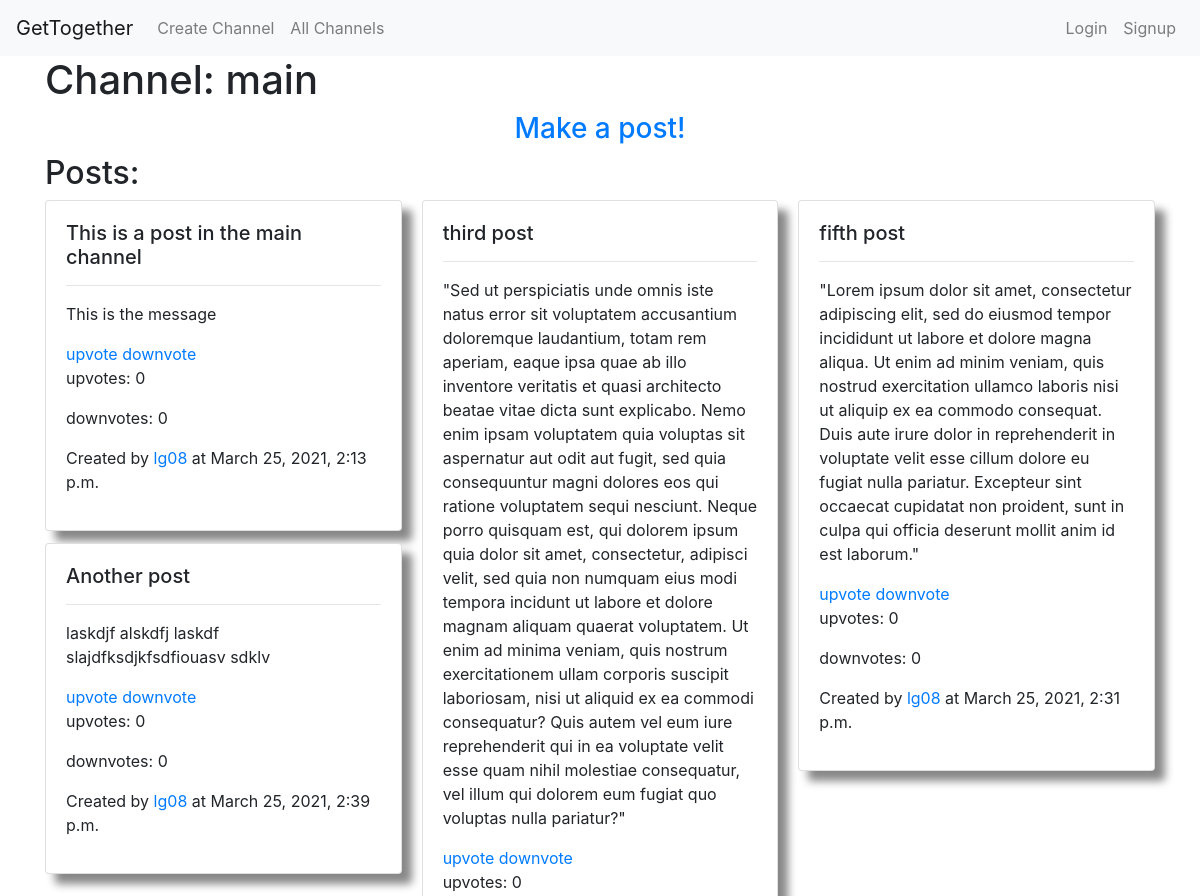
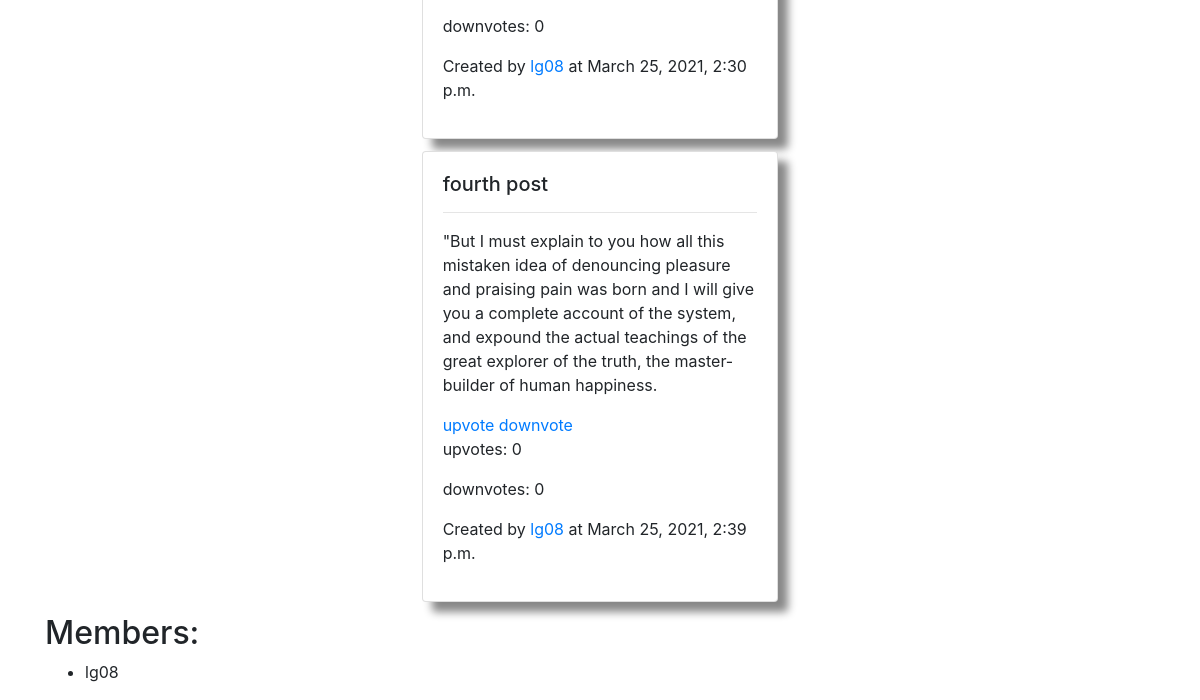
Page /channels/1/ on the earlier database version (2 pictures, top to bottom).
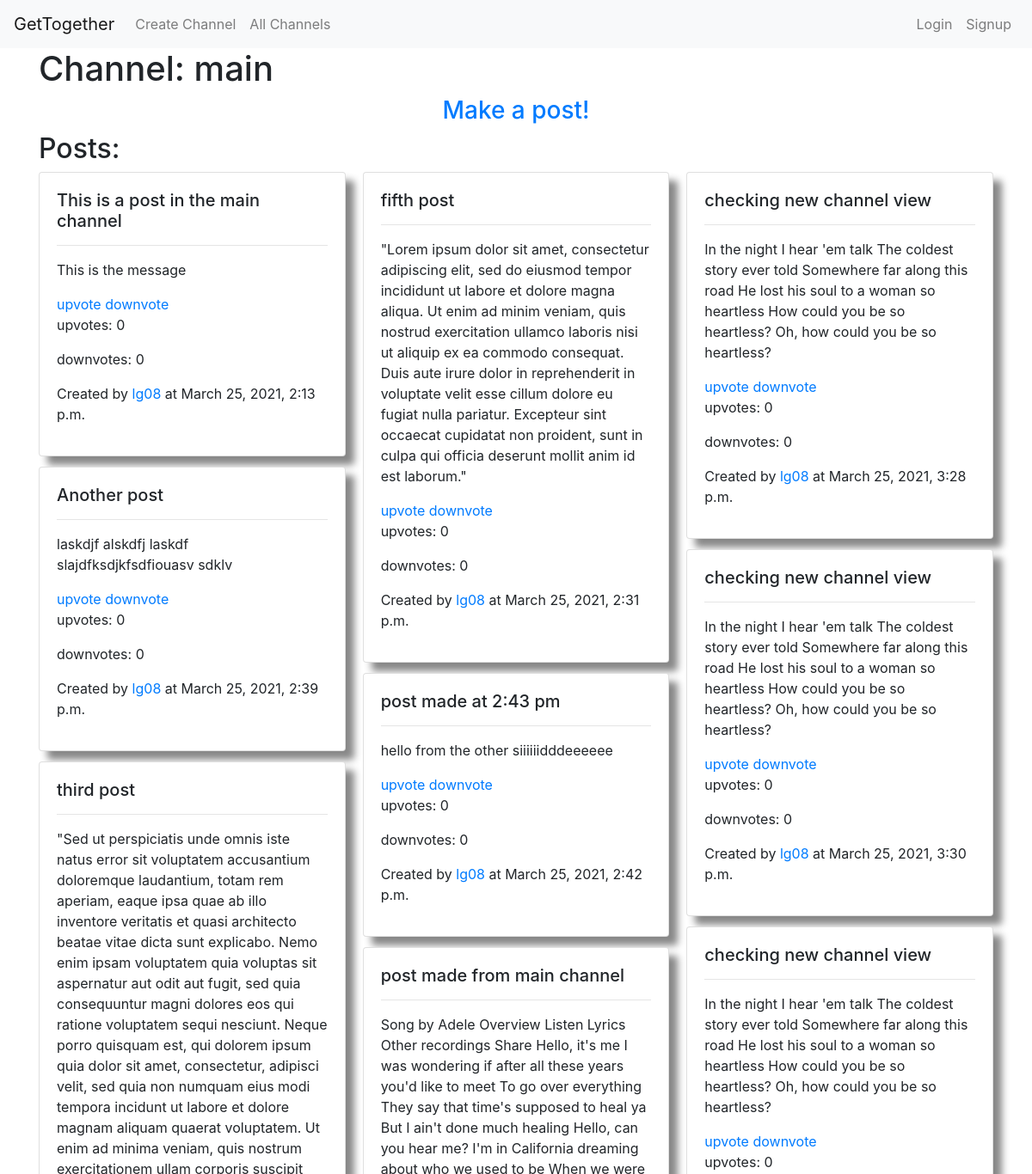
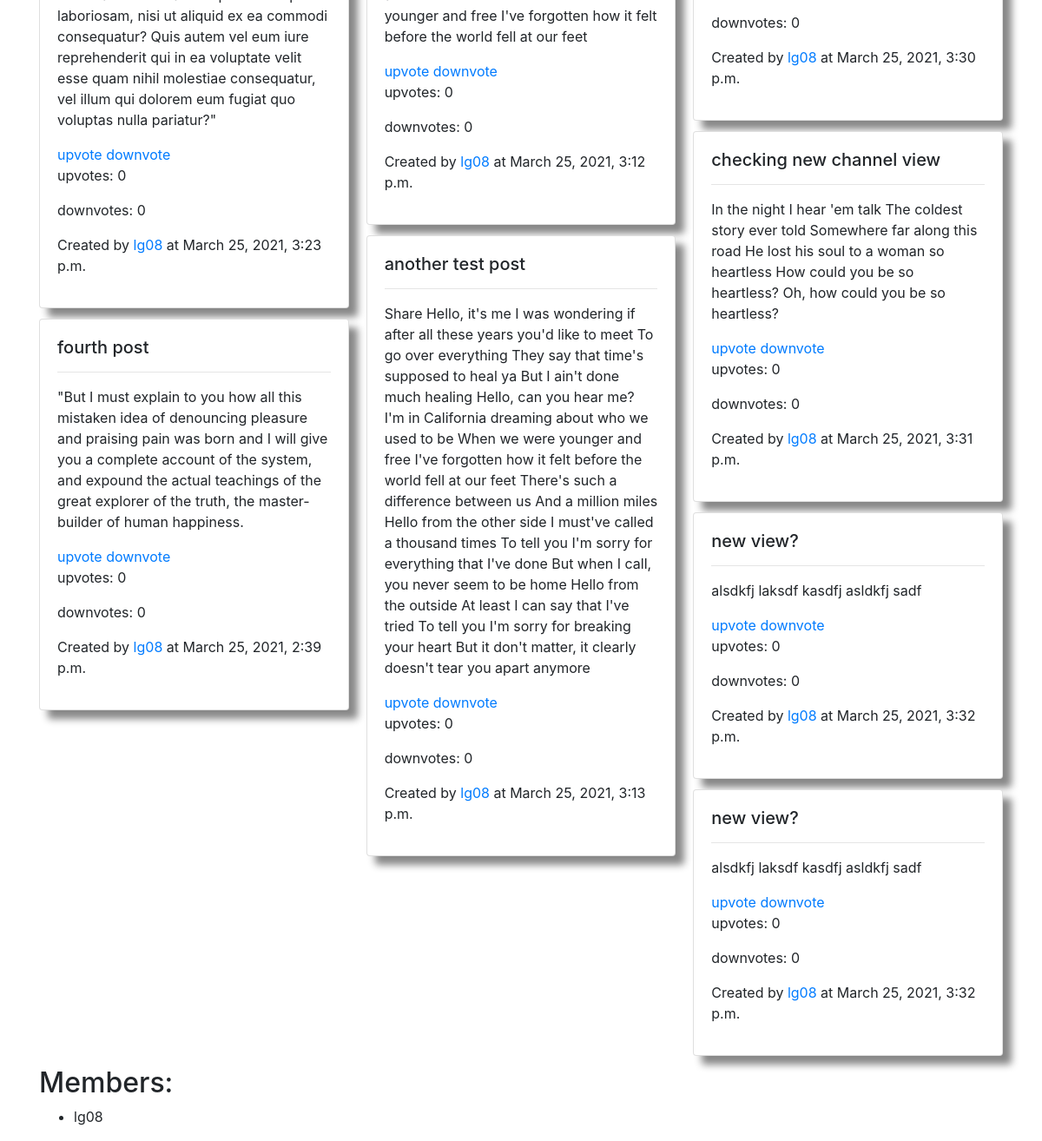
Same page on the later database version (2 pictures, top to bottom).
### channels/models.py (models this page shows, shortened)
class Channel(models.Model):
    title = models.CharField(
        null=False,
        blank=False,
        max_length=50,
        default="title here",
        unique=True,
    )
    location = models.IntegerField(default=95818) # TODO: change this
    members = models.ManyToManyField(User)

### posts/models.py (models this page shows, shortened)
class Post(models.Model):
    creator = models.ForeignKey(
        User,
        on_delete=models.CASCADE
    )
    title = models.CharField(
        null=False,
        blank=False,
        max_length=50,
        default="title here"
    )
    message = models.CharField(
        null=False,
        blank=False,
        max_length=50,
        default="message here"
    )
    created_at = models.DateTimeField(
        auto_now_add=True
    )
    channel = models.ForeignKey(
        Channel,
        on_delete=models.CASCADE,
    )
    num_of_upvotes = models.IntegerField(default=0)
    num_of_downvotes = models.IntegerField(default=0)

### channels/views.py (the view)
def channel_posts(request, channel_pk):
    this_channel = get_object_or_404(Channel, pk=channel_pk)
    all_channel_posts = Post.objects.filter(
        channel=this_channel
    )
    all_channel_users = this_channel.members.all()
    context = {
        'posts': all_channel_posts,
        'channel_name': this_channel.title,
        'channel_members': all_channel_users,
        'channel': this_channel,
    }
    return render(request,  "channels/channel.html", context)

### channels/templates/channels/channel.html (shortened to what this page needs)
{% extends 'base.html' %}
{% block body %}
    <div class="container">
        <h1>Channel: {{ channel_name }}</h1>
        <center><h3><a href="{% url "posts:create" channel.pk %}">Make a post!</a></center></h3>
        <h2>Posts:</h2>
        <div class="card-columns">
            {% include 'channels/_post_listings.html' %}
        </div>
        <h2>Members:</h2>
        <ul>
            {% for member in channel_members %}
                <li>{{ member }}</li>
            {% endfor %}
        </ul>
    </div>
{% endblock %}

### templates/base.html (shortened to what this page needs)
<!doctype html>
{% load static %}
<html lang="en">
    <head>
        <link rel="stylesheet" href="https://maxcdn.bootstrapcdn.com/bootstrap/4.0.0/css/bootstrap.min.css">
        <link href="{% static 'master.css' %}" rel="stylesheet"/>
    </head>
    <body>
        {% include "navbar.html" %}
        {% block body %}
        {% endblock %}
    </body>
</html>

### templates/navbar.html (shortened to what this page needs)
<nav class="navbar navbar-expand-lg navbar-light bg-light">
    <a class="navbar-brand" href="{% url "home"  %}">GetTogether</a>
  <div class="collapse navbar-collapse" id="navbarSupportedContent">
      <ul class="navbar-nav mr-auto">
          <li class="nav-item">
              <a class="nav-link" href="{% url "channels:create"  %}">Create Channel</a>
          </li>
          <li class="nav-item">
              <a class="nav-link" href="{% url "channels:list"  %}">All Channels</a>
          </li>
    </ul>
            <ul class="navbar-nav mb-2 mb-lg-0">
                {% if user.is_authenticated %}
                    <li class="nav-item">
                        <span class="nav-link">Welcome {{ user.username }}!</span>
                    </li>
                    <li class="nav-item">
                        <a class="nav-link" href="{% url "users:logout"  %}">Logout</a>
                    </li>
                {% else %}
                    <li class="nav-item">
                        <a class="nav-link" href="{% url "users:login"  %}">Login</a>
                    </li>
                    <li class="nav-item">
                        <a class="nav-link" href="{% url "users:signup"  %}">Signup</a>
                    </li>
                {% endif %}
            </ul>
  </div>
</nav>

### channels/templates/channels/_post_listings.html
{% load static %}
{% for post in posts %}
    <div class="card clickable-card post_card"
         onclick="show_modal('#card-for{{ post.id }}')"
         id="card-for{{ post.id }}"
         >
        <div class="card-body" >
            <h5 class="card-title">{{ post.title }}</h5>
            <hr/>
            <p class="card-text">{{ post.message }}</p>
            <a href="{% url 'posts:up_or_downvote' up_or_downvote='upvote' postid=post.id %}">
                upvote
            </a>
            <a href="{% url 'posts:up_or_downvote' up_or_downvote='downvote' postid=post.id %}">
                downvote
            </a>
            <p>
                upvotes: {{ post.num_of_upvotes }}
            </p>
            <p>
                downvotes: {{ post.num_of_downvotes }}
            </p>
            <p>Created by <a href="">{{ post.creator }}</a> at {{ post.created_at }}</p>
        </div>
    </div>
{% endfor %}

### static/master.css (style rules this page uses)
.clickable-card { cursor: pointer; }
.post_card { box-shadow: 10px 10px 8px #888888; }

Differences in the rows shown:
changed Post "third post": created_at "March 25, 2021, 2:30 p.m." → "March 25, 2021, 3:23 p.m."
added Post: title "post made at 2:43 pm", message "hello from the other siiiiiidddeeeeee", num_of_upvotes "0", num_of_downvotes "0", creator "lg08", created_at "March 25, 2021, 2:42 p.m."
added Post: title "post made from main channel", message "Song by Adele Overview Listen Lyrics Other recordings Share Hello, it's me I was wondering if after all these years you'd like to meet To go over everything They say that time's supposed to heal ya But I ain't done much healing Hello, can you hear me? I'm in California dreaming about who we used to be When we were younger and free I've forgotten how it felt before the world fell at our feet", num_of_upvotes "0", num_of_downvotes "0", creator "lg08", created_at "March 25, 2021, 3:12 p.m."
added Post: title "another test post", message "Share Hello, it's me I was wondering if after all these years you'd like to meet To go over everything They say that time's supposed to heal ya But I ain't done much healing Hello, can you hear me? I'm in California dreaming about who we used to be When we were younger and free I've forgotten how it felt before the world fell at our feet There's such a difference between us And a million miles Hello from the other side I must've called a thousand times To tell you I'm sorry for everything that I've done But when I call, you never seem to be home Hello from the outside At least I can say that I've tried To tell you I'm sorry for breaking your heart But it don't matter, it clearly doesn't…", num_of_upvotes "0", num_of_downvotes "0", creator "lg08", created_at "March 25, 2021, 3:13 p.m."
added Post: title "checking new channel view", message "In the night I hear 'em talk The coldest story ever told Somewhere far along this road He lost his soul to a woman so heartless How could you be so heartless? Oh, how could you be so heartless?", num_of_upvotes "0", num_of_downvotes "0", creator "lg08", created_at "March 25, 2021, 3:28 p.m."
added Post: title "checking new channel view", message "In the night I hear 'em talk The coldest story ever told Somewhere far along this road He lost his soul to a woman so heartless How could you be so heartless? Oh, how could you be so heartless?", num_of_upvotes "0", num_of_downvotes "0", creator "lg08", created_at "March 25, 2021, 3:30 p.m."
added Post: title "checking new channel view", message "In the night I hear 'em talk The coldest story ever told Somewhere far along this road He lost his soul to a woman so heartless How could you be so heartless? Oh, how could you be so heartless?", num_of_upvotes "0", num_of_downvotes "0", creator "lg08", created_at "March 25, 2021, 3:30 p.m."
added Post: title "checking new channel view", message "In the night I hear 'em talk The coldest story ever told Somewhere far along this road He lost his soul to a woman so heartless How could you be so heartless? Oh, how could you be so heartless?", num_of_upvotes "0", num_of_downvotes "0", creator "lg08", created_at "March 25, 2021, 3:31 p.m."
added Post: title "new view?", message "alsdkfj laksdf kasdfj asldkfj sadf", num_of_upvotes "0", num_of_downvotes "0", creator "lg08", created_at "March 25, 2021, 3:32 p.m."
added Post: title "new view?", message "alsdkfj laksdf kasdfj asldkfj sadf", num_of_upvotes "0", num_of_downvotes "0", creator "lg08", created_at "March 25, 2021, 3:32 p.m."
